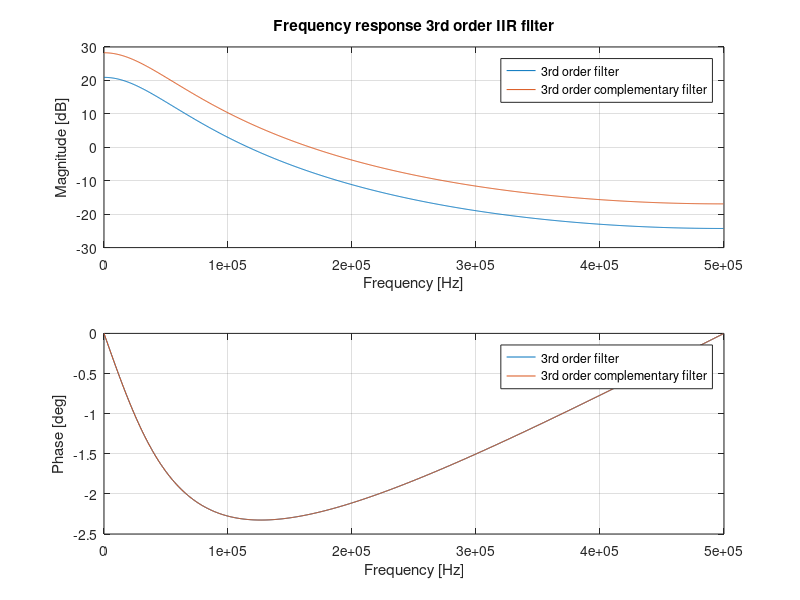
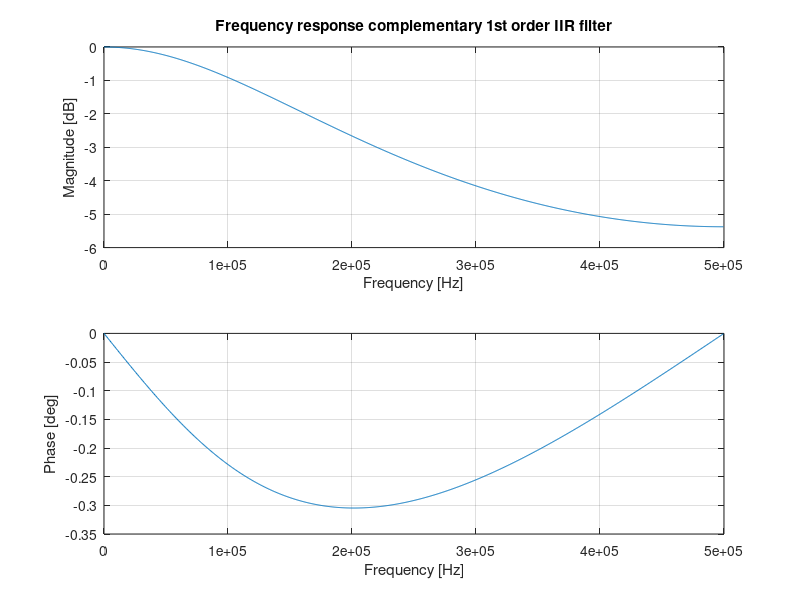

These figures' MATLAB source, in order:
% SCRIPT - IIR filtering analysis %

fs = 1*10^6;
ALPHA = single(0.7);

% 3rd order IIR filter -> 3 IIR single pole cascaded %
a1 = [1 -ALPHA];
a2 = [1 -ALPHA];
a3 = [1 -ALPHA]; 
a = conv(a3,conv(a1,a2));
b = 1- ALPHA;

% Complementary 3rd order IIR filter -> 3 IIR single pole cascaded %
d1 = [1 -(1-ALPHA)];
d2 = [1 -(1-ALPHA)];
d3 = [1 -(1-ALPHA)]; 
d = conv(a3,conv(a1,a2));
c = ALPHA;

% Complementary 1st order IIR filter %
e = [1 -(1-ALPHA)];
f = ALPHA;

n=1000;
[h1,f1] = freqz(b,a,n,fs);
[h2,f2] = freqz(c,d,n,fs);
[h3,f3] = freqz(f,e,n,fs);

[c1 ind1] = min(abs(20*log10(abs(h1))+3));
[c2 ind2] = min(abs(20*log10(abs(h2))+3)); 
[c3 ind3] = min(abs(20*log10(abs(h3))+3));

figure(1)
subplot(2,1,1)
plot(f1,20*log10(abs(h1)))
hold on
plot(f2,20*log10(abs(h2)))
title('Frequency response 3rd order IIR filter')
xlabel('Frequency [Hz]')
ylabel('Magnitude [dB]')
legend('3rd order filter','3rd order complementary filter');
grid

subplot(2,1,2)
plot(f1,angle(h1))
hold on
plot(f2,angle(h2))
xlabel('Frequency [Hz]')
ylabel('Phase [deg]')
legend('3rd order filter','3rd order complementary filter');
grid

%{
figure(2)
subplot(2,1,1)
plot(f2,20*log10(abs(h2)))
title('Frequency response complementary 3rd order IIR filter')
xlabel('Frequency [Hz]')
ylabel('Magnitude [dB]')
grid

subplot(2,1,2)
plot(f2,angle(h2))
xlabel('Frequency [Hz]')
ylabel('Phase [deg]')
grid
%}

figure(3)
subplot(2,1,1)
plot(f3,20*log10(abs(h3)))
title('Frequency response complementary 1st order IIR filter')
xlabel('Frequency [Hz]')
ylabel('Magnitude [dB]')
grid

subplot(2,1,2)
plot(f3,angle(h3))
xlabel('Frequency [Hz]')
ylabel('Phase [deg]')
grid